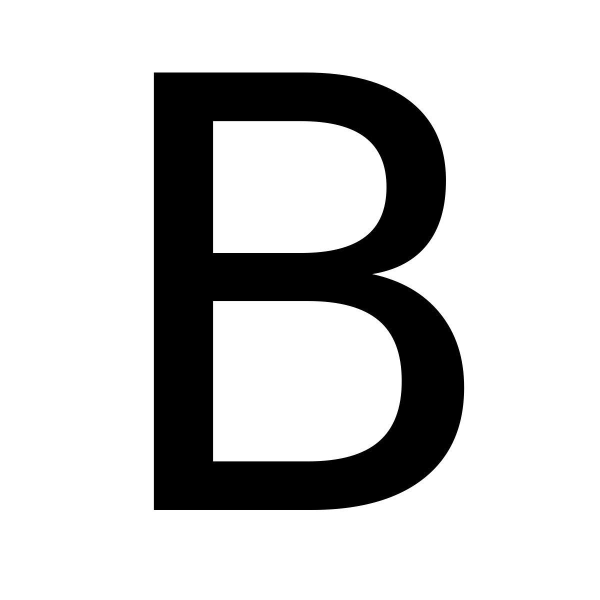
%> input picture OCR/B_test.jpg, 1200 x 1200 px, given in place of letterz.jpeg, which was not available (shown at 1/2 size)
$ octave --eval "result = fwht1;"   (GNU Octave 9; MATLAB toolbox functions it lacks are replaced by stand-ins)
%> lines starting %> are read from the running program, lines starting %| are printed output that depends on the picture; in (x1, y1, x2, y2) boxes, pixels count from 0 and x2, y2 are one past the last pixel; in counts of white or black regions, pixels touching at a corner belong together; the program's own positions count from 1; pictures that were not available may be replaced by others from this repository, and a replacement may not be noted
function [f] = fwht1()
Z = imread('H:\image\letterz.jpeg');
%> Z is the input picture: size 1200x1200x3 uint8; min 0, max 255, mean 203.1
B = imread('H:\image\B.png');
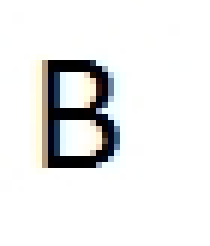
%> input picture OCR/B.jpg, 35 x 41 px, given in place of B.png, which was not available (shown 6 times larger)
%> B is the input picture: size 41x35x3 uint8; mean R, G, B 233.9, 234.3, 234.1
X = imread('H:\image\X.png');
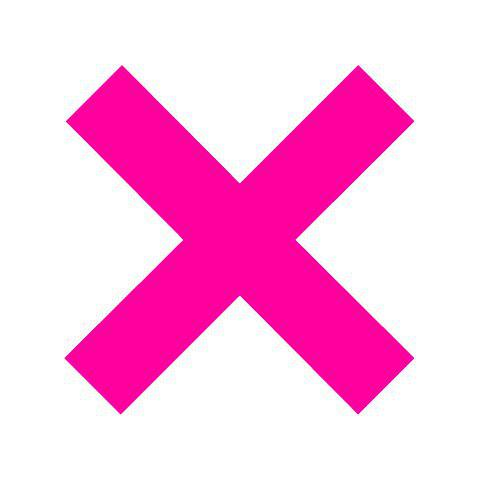
%> input picture OCR/X.jpg, 480 x 480 px, given in place of X.png, which was not available
%> X is the input picture: size 480x480x3 uint8; mean R, G, B 253.5, 189, 229.3

warning off %#ok<WNOFF>

Z1 = imresize(Z,[32 32]);
if size(Z1,3)==3
      Z1=rgb2gray(Z1);  % use if the image containing RGB value 3
%> Z1: size 32x32 uint8
end
Zout  = imbinarize(Z1);
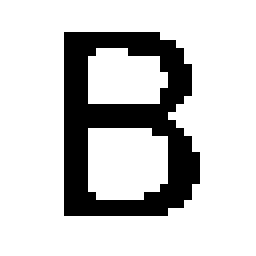
%> Zout: size 32x32 logical (shown 8 times larger); 79.7% white; 1 black region, box (x1, y1, x2, y2) and area: (8, 4, 25, 27) 208
Z_oned = Zout(:);
%> Z_oned = 1024 logical values, 816 true
Z_onedd = Z_oned - mean(Z_oned);
%> Z_onedd = 1024 values, max 0.203 at index 1, min -0.797 at index 261, mean 0
[n m] = size(Z_oned);
%> n = 1024; m = 1
H = fwht(n);    % Hadamard matrix
%> H = 1024
Z_walsh = H*Z_oned;
%> Z_walsh = 1024 values, max 1024 at index 1, min 0 at index 261, mean 816
Z_walsh1 = H*Z_onedd;
%> Z_walsh1 = 1024 values, max 208 at index 1, min -816 at index 261, mean 0
   mean(Z_oned)
%> ans = 0.797
stem(Z_walsh)
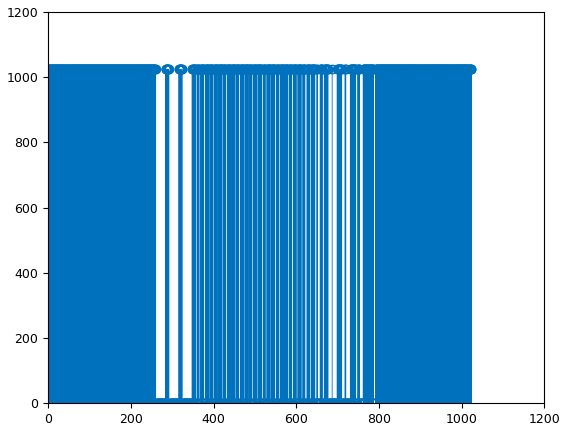
%> figure redrawn from the program's plot data; highest point at x = 1, y = 1024
B1 = imresize(B,[32 32]);
if size(B1,3)==3
      B1=rgb2gray(B1);  % use if the image containing RGB value 3
%> B1: size 32x32 uint8
end
Bout  = imbinarize(B1);
%> Bout: size 32x32 logical; 91.8% white; black in thin lines or dots, all inside (x1, y1, x2, y2) = (7, 8, 18, 22)
B_oned = Bout(:);
%> B_oned = 1024 logical values, 940 true
B_onedd = B_oned - mean(B_oned);
%> B_onedd = 1024 values, max 0.082 at index 1, min -0.918 at index 233, mean 0
[n m] = size(B_oned);
H = fwht(n);    % Hadamard matrix
B_walsh = H*B_oned;
%> B_walsh = 1024 values, max 1024 at index 1, min 0 at index 233, mean 940
B_walsh1 = H*B_onedd;
%> B_walsh1 = 1024 values, max 84 at index 1, min -940 at index 233, mean 0
mean(B_oned)
%> ans = 0.918


X1 = imresize(X,[32 32]);
if size(X1,3)==3
      X1=rgb2gray(X1); % use if the image containing RGB value 3
%> X1: size 32x32 uint8
end
Xout  = imbinarize(X1);
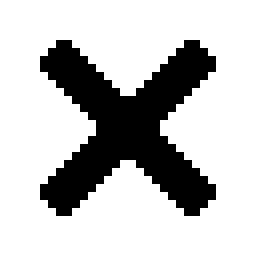
%> Xout: size 32x32 logical (shown 8 times larger); 75.8% white; 1 black region, box (x1, y1, x2, y2) and area: (5, 5, 27, 27) 248
X_oned = Xout(:);
%> X_oned = 1024 logical values, 776 true
X_onedd = X_oned - mean(X_oned);
%> X_onedd = 1024 values, max 0.242 at index 1, min -0.758 at index 168, mean 0
[n m] = size(X_oned);
H = fwht(n);    % Hadamard matrix
X_walsh = H*X_oned;
%> X_walsh = 1024 values, max 1024 at index 1, min 0 at index 168, mean 776
X_walsh1 = H*X_onedd;
%> X_walsh1 = 1024 values, max 248 at index 1, min -776 at index 168, mean 0
mean(X_oned)
%> ans = 0.758


% plotting figure comparison
figure
subplot(2,1,1)
plot(Z_walsh,'r')
hold on
plot(B_walsh,'g')
hold on
plot(X_walsh,'b')
legend('Z','B','X')
title('frequency plot for Walsh Of Z,B,X')

subplot(2,1,2)
plot(Z_walsh1,'r')
hold on
plot(B_walsh1,'g')
hold on
plot(X_walsh1,'b')
legend('Z','B','X')
title('frequency plot for Walsh Z,B,X - Mean/normalized frequency')
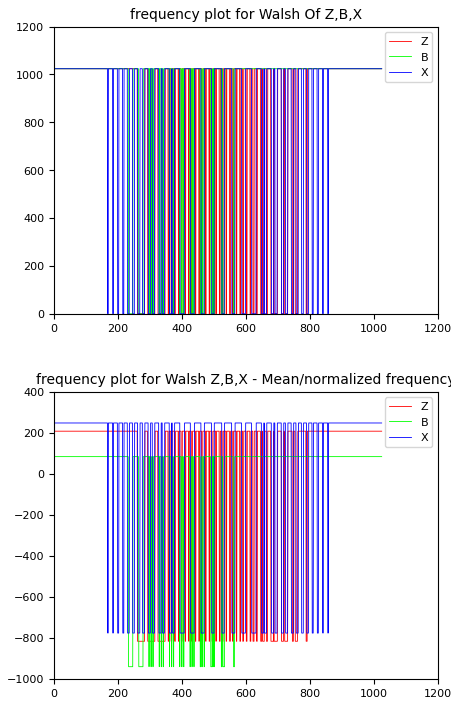
%> figure redrawn from the program's plot data, 2 panels; panel 1: curve peaks at x = 1, y = 1024; panel 2: curve peaks at x = 1, y = 208; panel 2: curve peaks at x = 1, y = 84; panel 2: curve peaks at x = 1, y = 248


% Forier transform of alphabets
Fs = 1000;            % Sampling frequency
T = 1/Fs;             % Sampling period
L = 1500;             % Length of signal
t = (0:L-1)*T;
Zfft = fft(Z_onedd);
Bfft = fft(B_onedd);
Xfft = fft(X_onedd);


Zfft1 = abs(fft(Z_oned));
%> Zfft1 = 1024 values, max 816 at index 1, min 0.24 at index 375, mean 8.21
Bfft1 = abs(fft(B_oned));
%> Bfft1 = 1024 values, max 940 at index 1, min 0.108 at index 491, mean 6.49
Xfft1 = abs(fft(X_oned));
%> Xfft1 = 1024 values, max 776 at index 1, min 0 at index 17, mean 6.73
% [7 lines of commented-out code are left out]

figure
subplot(2,1,1)
plot(1000*t(1:512),Zfft(1:512),'r')
hold on
plot(1000*t(1:512),Bfft(1:512),'b')
hold on
plot(1000*t(1:512),Xfft(1:512),'g')
legend('Z','B','X')
title('fourier transform for Z,B,X')

subplot(2,1,2)
plot(1000*t(1:512),Zfft1(1:512),'r')
hold on
plot(1000*t(1:512),Bfft1(1:512),'b')
hold on
plot(1000*t(1:512),Xfft1(1:512),'g')
legend('Z','B','X')
title('fourier transform for Z,B,X')
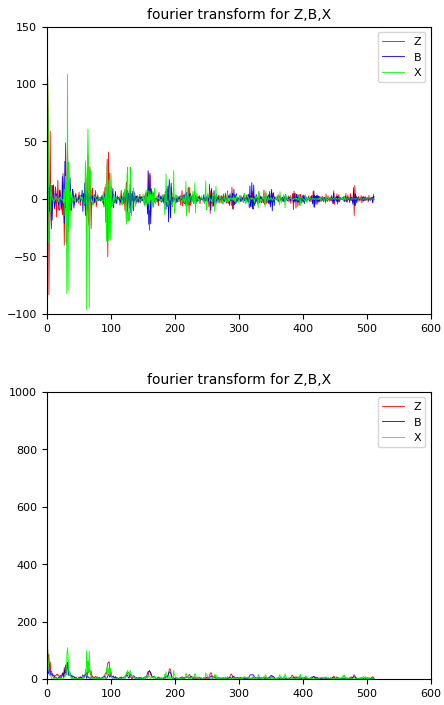
%> figure redrawn from the program's plot data, 2 panels; panel 1: curve peaks at x = 1, y = 105.6; panel 1: curve peaks at x = 32, y = 56.76; panel 1: curve peaks at x = 1, y = 108.9; panel 2: curve peaks at x = 0, y = 816


% [9 lines of commented-out code are left out]
%> (the run ends here)
